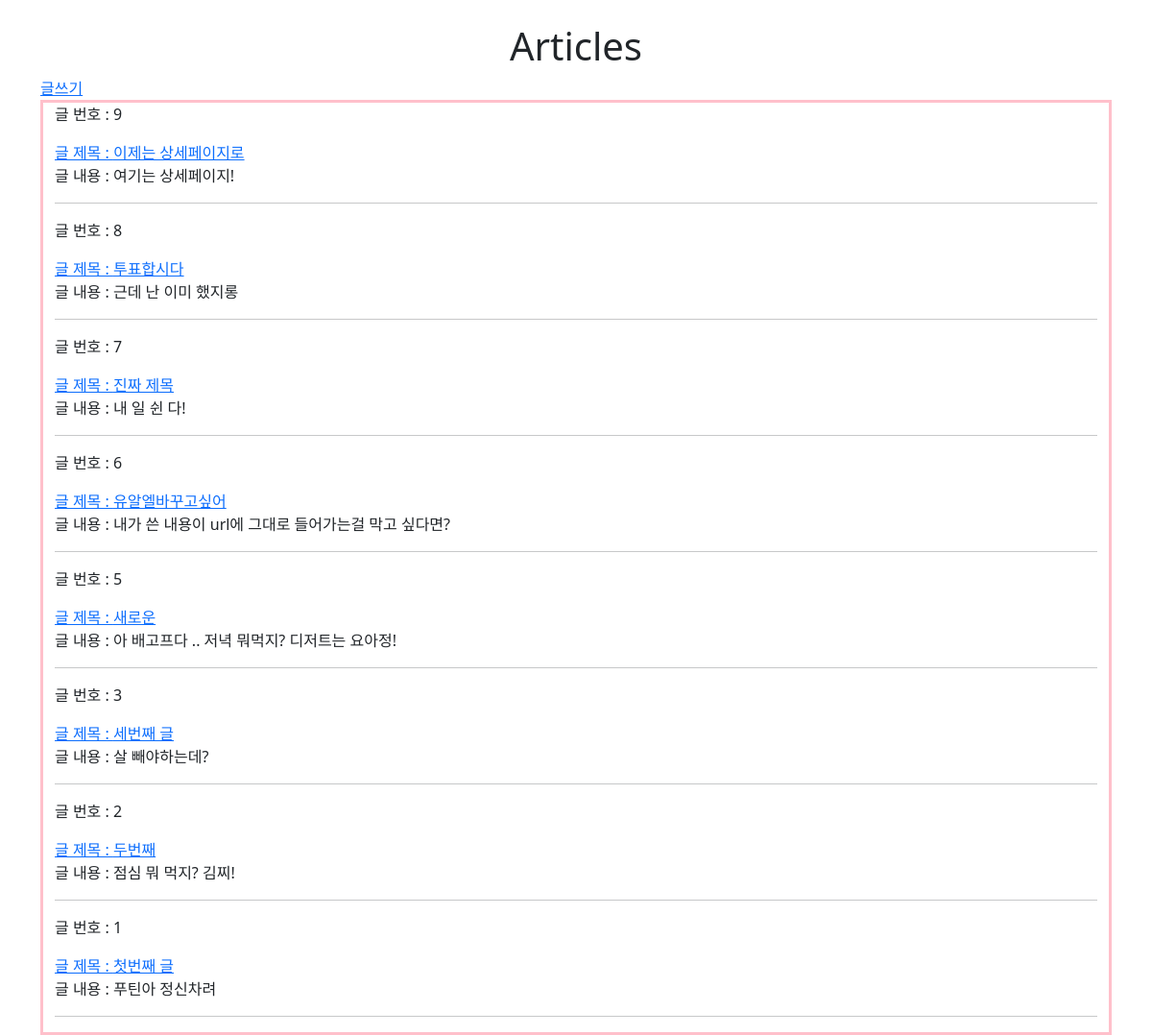
/articles/index/, run on the app's committed database.
### articles/models.py (models this page shows, shortened)
class Article(models.Model):
    title = models.CharField(max_length=30)
    content = models.TextField()
    created_at = models.DateTimeField(auto_now_add=True)
    updated_at = models.DateTimeField(auto_now=True)

### articles/views.py (the view)
# urls.py: path('index/', views.index, name="index"),
def index(request):
    articles = Article.objects.order_by('-pk')
    context = {
        'articles': articles,
    }
    return render(request, 'articles/index.html', context)

### articles/templates/articles/index.html
{% extends 'base.html' %}
{% block title %}
  <h1 class="text-center"> Articles </h1>
  <a href="{% url 'articles:new' %}">글쓰기</a>
{% endblock title %}
{% block content %}
{% for article in articles %}
<p>글 번호 : {{ article.id }}</p>
<a href="{% url "articles:detail" article.id %}">글 제목 : {{ article.title }}</a>
<p>글 내용 : {{ article.content }}</p>
<hr>
{% endfor %}
{% endblock content %}

### templates/base.html (shortened to what this page needs)
<!DOCTYPE html>
<html lang="en">
<head>
  <link href="https://cdn.jsdelivr.net/npm/bootstrap@5.1.3/dist/css/bootstrap.min.css" rel="stylesheet">
</head>
<body>
  <br>
  <div class="container">
    {% block title %}
    {% endblock title %}
    <div class="container" style="border:pink; border-width:3px; border-style:solid">
      {% block content %}
      {% endblock content %}
    </div>
  </div>
</body>
</html>

### data on the page
Article: id "9", title "이제는 상세페이지로", content "여기는 상세페이지!"
Article: id "8", title "투표합시다", content "근데 난 이미 했지롱"
Article: id "7", title "진짜 제목", content "내 일 쉰 다!"
Article: id "6", title "유알엘바꾸고싶어", content "내가 쓴 내용이 url에 그대로 들어가는걸 막고 싶다면?"
Article: id "5", title "새로운", content "아 배고프다 .. 저녁 뭐먹지? 디저트는 요아정!"
Article: id "3", title "세번째 글", content "살 빼야하는데?"
Article: id "2", title "두번째", content "점심 뭐 먹지? 김찌!"
Article: id "1", title "첫번째 글", content "푸틴아 정신차려"
